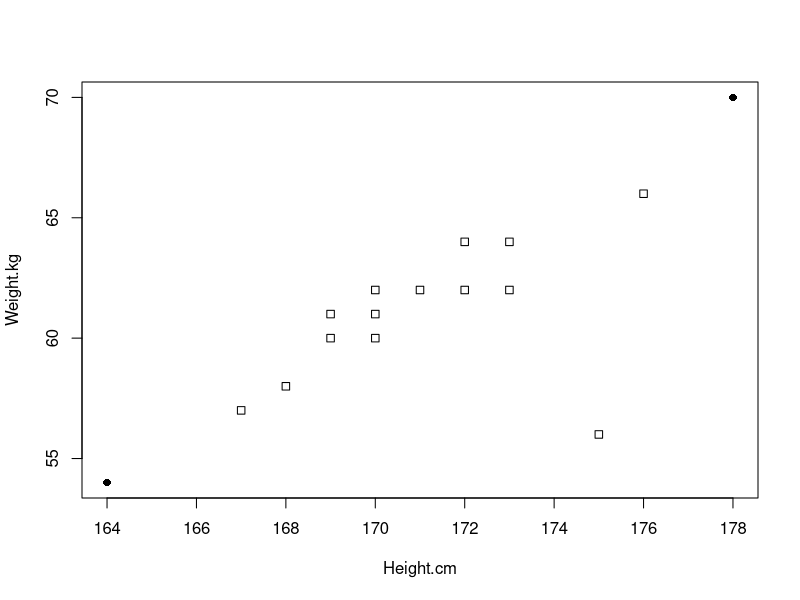

Generate this figure with R: (Note: this script raises an error after producing the figure.)
hw <- data.frame(Height.cm=c(164, 167, 168, 169, 169, 170, 170, 170, 171, 172, 172, 173, 173, 175, 176, 178),
                 Weight.kg=c( 54,  57,  58,  60,  61,  60,  61,  62,  62,  64,  62,  62,  64,  56,  66,  70)) 

is.height.outlier <- abs(scale(hw$Height.cm)) > 2
is.weight.outlier <- abs(scale(hw$Weight.kg)) > 2
pch   <- (is.height.outlier | is.weight.outlier) * 16
plot(hw, pch=pch) 
scale()